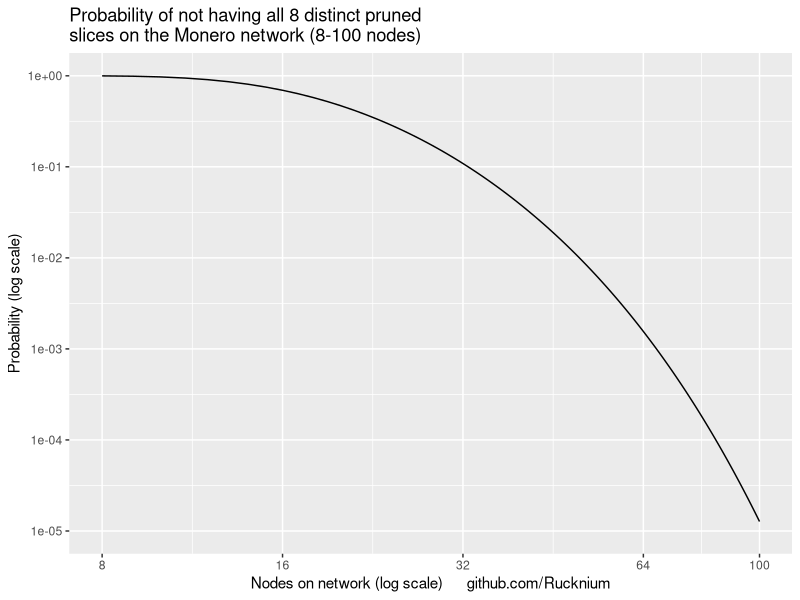
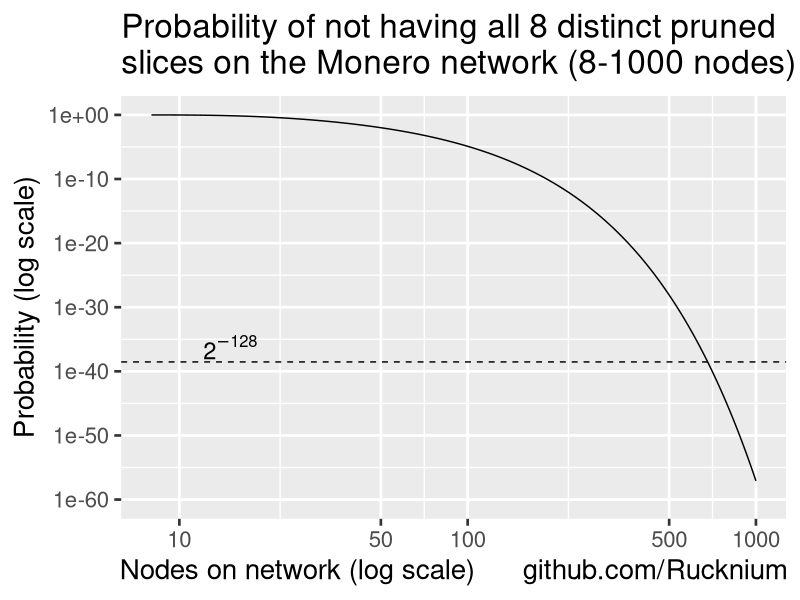

Recreate these plots in R, in order.



# Install gmp and ggplot2 packages:
# install.packages(c("gmp", "ggplot2"))
# May have to install this first: https://gmplib.org/

library(ggplot2)


# Use equation 2.1 of
# Holst, L. (1986). On Birthday, Collectors’, Occupancy and Other Classical Urn Problems.
# International Statistical Review / Revue Internationale de Statistique, 54(1), 15–27. https://doi.org/10.2307/1403255

# "In this paper we will consider problems connected with drawing with replacement from
# an urn with r balls of different colours."
# "The inverse of the occupancy problem is sometimes called the coupon collector's
# problem. It reads: how many draws are necessary for obtaining k different balls?"

# Our problem is a simplification where r = k. Then, r_(k) = r!


total.nodes <- 1000L
k <- 8L
# k is number of distinct pruning slices


coupon.pmf <- sapply(k:total.nodes, FUN = function(n) {
  r <- k
  gmp::div.bigq(
    gmp::mul.bigq(gmp::factorialZ(r), gmp::Stirling2(n = n - 1L, k = k - 1L)),
    gmp::pow.bigq(r, n)
  )
}
)

one.div.by.coupon.cdf <- vector("numeric", length(coupon.pmf))

for (i in seq_along(one.div.by.coupon.cdf)) {
  one.div.by.coupon.cdf[i] <- gmp::asNumeric(gmp::sub.bigq(1L, Reduce(gmp::add.bigz, coupon.pmf[1:i])))
}



png("images/pruned-node-collectors-problem-to-100.png", width = 600, height = 600)

ggplot(data.frame(x = k:total.nodes, y = one.div.by.coupon.cdf), aes(x = x, y = y)) +
  geom_line() +
  labs(title = "Probability of not having all 8 distinct pruned\nslices on the Monero network (8-100 nodes)") +
  ylab("Probability (log scale)") +
  xlab("Nodes on network (log scale)      github.com/Rucknium") +
  scale_x_log10(limits = c(8, 100), breaks = c(8, 16, 32, 64, 100)) +
  scale_y_log10(limits = c(1e-05, 1), breaks = 10^(0:-5)) +
  theme_set(theme_gray(base_size = 20))

dev.off()


security.128.bit <- gmp::asNumeric(gmp::div.bigq(1L, gmp::pow.bigq(2L, 128L)))
# https://bitcoin.stackexchange.com/questions/38512/is-12-word-seed-phrase-safe-enough

png("images/pruned-node-collectors-problem-to-1000.png", width = 600, height = 600)

ggplot(data.frame(x = k:total.nodes, y = one.div.by.coupon.cdf), aes(x = x, y = y)) +
  geom_line() +
  labs(title = "Probability of not having all 8 distinct pruned\nslices on the Monero network (8-1000 nodes)") +
  ylab("Probability (log scale)") +
  xlab("Nodes on network (log scale)      github.com/Rucknium") +
  scale_x_log10(limits = c(8, 1000), breaks = c(10, 50, 100, 500, 1000)) +
  scale_y_log10(limits = c(1e-60, 1), breaks = 10^(c(0, -10, -20, -30, -40, -50, -60))) +
  theme_set(theme_gray(base_size = 20)) +
  geom_hline(yintercept = security.128.bit, linetype = 2) +
  annotate("text", x = 15, y = security.128.bit * 200, size = 6,
    label = "2^-128", parse = TRUE)

dev.off()


n.nodes.lower.prob.than.128.bit.security.guessibility <-
  (k:total.nodes)[one.div.by.coupon.cdf <= security.128.bit][1]

print(n.nodes.lower.prob.than.128.bit.security.guessibility)


# Probability of missing at least one of the pruning slices at least one
# of the m times if all of the nodes re-draw the pruning seeds m times:

q <- 1000

# Use a network size of 100 nodes:

i <- which(k:total.nodes == 100)

1 - gmp::asNumeric(Reduce(gmp::add.bigz, coupon.pmf[1:i]))
# Drawn once

1 - gmp::asNumeric(gmp::pow.bigq(Reduce(gmp::add.bigz, coupon.pmf[1:i]), q))
# Re-drawn m times
